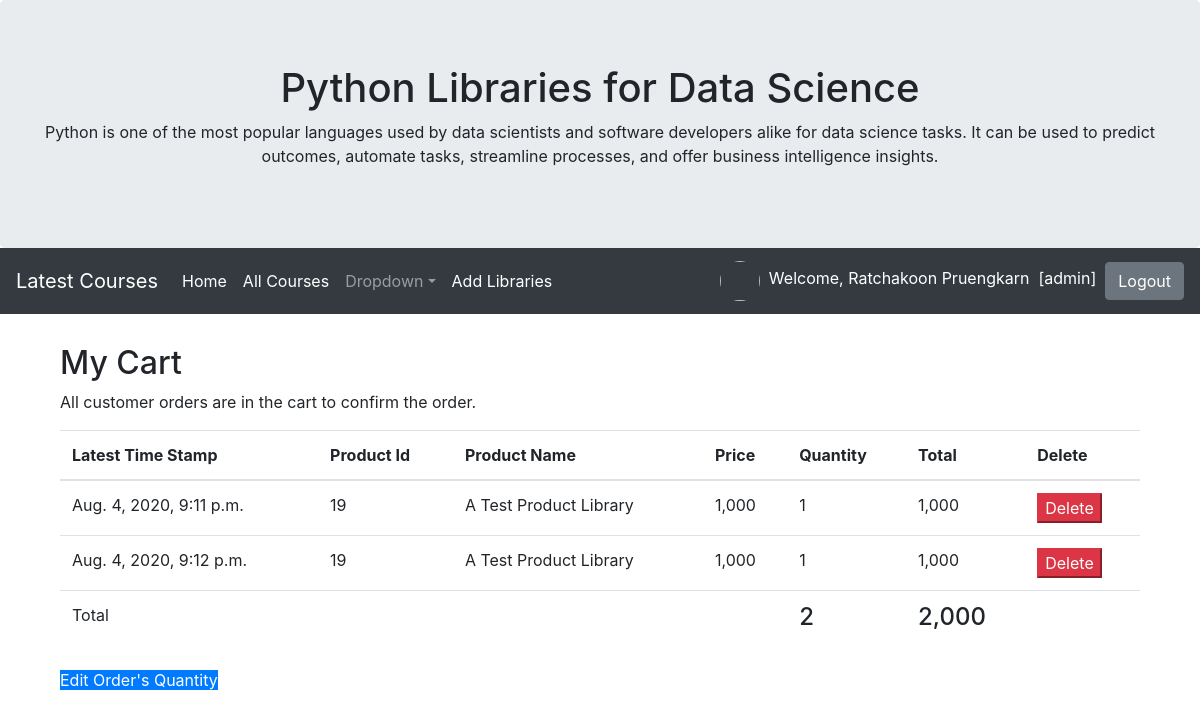
The page /mycart/ (signed in) on the database as committed earlier.
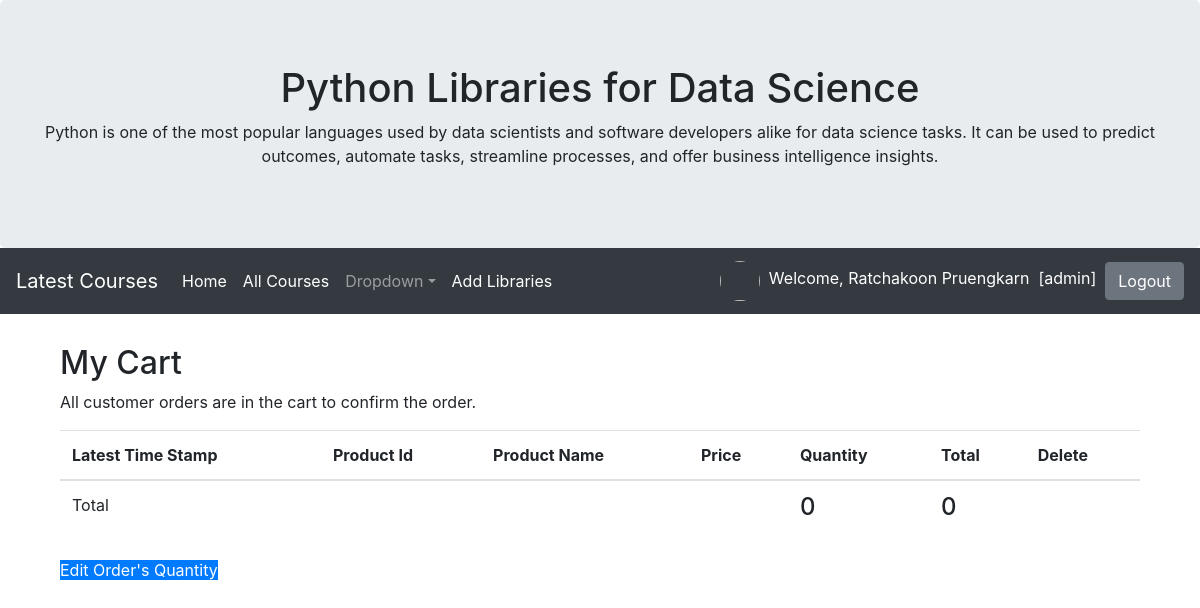
The same page on the database as committed later.
### myapp/models.py (models this page shows)
class Cart(models.Model):
	user = models.ForeignKey(User,on_delete=models.CASCADE)
	productid = models.CharField(max_length=100)
	productname = models.CharField(max_length=100)
	price = models.IntegerField()
	quantity = models.IntegerField()
	total = models.IntegerField()
	stamp = models.DateTimeField(auto_now_add=True, blank=True, null=True)

### myapp/views.py (the view, shortened to what this page needs)
# urls.py: path('mycart/', MyCart, name = 'mycart-page'),
def MyCart(request):
	username = request.user.username
	user = User.objects.get(username=username)
	context = {}
	mycart = Cart.objects.filter(user = user)
	count = sum([c.quantity for c in mycart]) #รวมจำนวนสินค้า
	total = sum([c.total for c in mycart]) #รวมราคา
	context['mycart'] = mycart #โยนข้อมูลที่เราถึงมาจากบรรทัดข้างบนเพื่อแนบไปกับ context
	context['count'] = count
	context['total'] = total
	return render(request,'myapp/mycart.html',context)

### myapp/template/myapp/mycart.html (shortened to what this page needs)
{% extends 'myapp/base.html' %}
{% load humanize %}
{% block content %}
	<div class="container">
	  <h2>My Cart</h2>
	  <p>All customer orders are in the cart to confirm the order.</p>
	  <table class="table">
		<thead>
		  <tr>
		  	<th>Latest Time Stamp</th>
			<th>Product Id</th>
			<th>Product Name</th>
			<th>Price</th>
			<th>Quantity</th>
			<th>Total</th>
			<th>Delete</th>
		  </tr>
		</thead>
		<tbody>
		{% for pd in mycart %}
		  <tr>
			<td>{{pd.stamp}}</td>
			<td>{{pd.productid}}</td>
			<td>{{pd.productname}}</td>
			<td>{{pd.price|intcomma}}</td>
			<td>{{pd.quantity}}</td>
			<td>{{pd.total|intcomma}}</td>
			<form method="POST" id="form{{pd.productid}}" onsubmit="return confirm('Confirm Delete!!')">
				<td><button type="submit" form="form{{pd.productid}}" class="bth btn-danger">Delete</button></td>
			</form>
		  </tr>
		 {% endfor %}
		 <tr>
		 	<td>Total</td>
			<td></td>
			<td></td>
			<td></td>
			<td><h4>{{count}}</h4></td>
			<td><h4>{{total|intcomma}}</h4></td>
			<td></td>
		 </tr>
		</tbody>
	  </table>
	  <a href="{% url 'mycartedit-page' %}" class="bth btn-primary">Edit Order's Quantity</a>
	</div>
{% endblock content %}

Rows that differ between the two databases and show on the page:
removed Cart: stamp "Aug. 4, 2020, 9:11 p.m.", productid "19", productname "A Test Product Library", price "1,000", quantity "1", total "1,000"
removed Cart: stamp "Aug. 4, 2020, 9:12 p.m.", productid "19", productname "A Test Product Library", price "1,000", quantity "1", total "1,000"
Other text that changed with them:
{{ count }}: "2" → "0"
{{ total|intcomma }}: "2,000" → "0"
